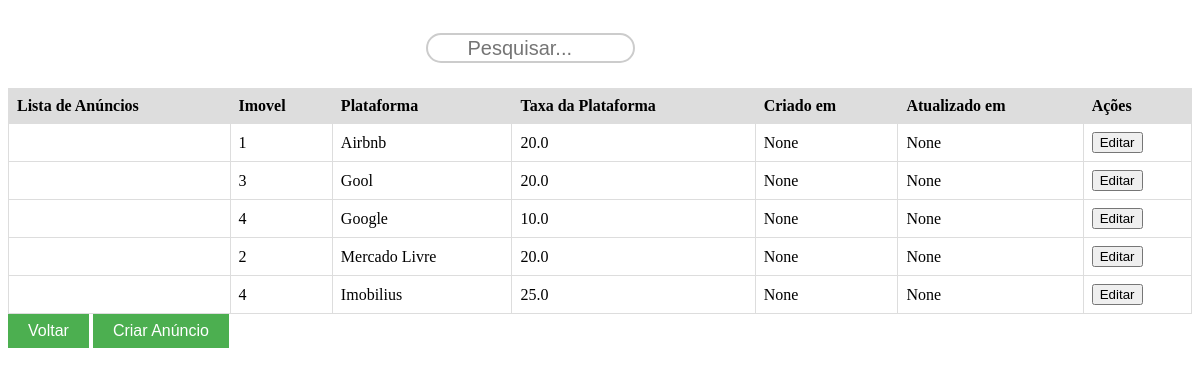
Screenshot of /anuncio/ with the database file from the repository.
### khanto/models.py (models this page shows)
class Anuncio(models.Model):
    imovel = models.ForeignKey(Imovel, on_delete=models.CASCADE, db_constraint=False)
    plataforma = models.CharField(max_length=255)
    taxa_plataforma = models.FloatField()
    data_criacao = models.DateTimeField(auto_now_add=True, null=True)
    data_atualizacao = models.DateTimeField(auto_now=True, null=True)

class Imovel(models.Model):
    codigoImovel = models.BigAutoField(primary_key=True)
    limite_hospedes = models.PositiveIntegerField()
    banheiros = models.PositiveIntegerField(default='1')
    animais = models.BooleanField(default=True)
    valor_limpeza = models.FloatField()
    data_ativacao = models.DateField()
    data_criacao = models.DateTimeField(auto_now_add=True, null=True)
    data_atualizacao = models.DateTimeField(auto_now=True, null=True)

### khanto/views/anuncio_view.py (the view)
# urls.py: path('anuncio/', AnuncioList.as_view(), name='anuncio-list'),
class AnuncioList(generics.ListAPIView):
    queryset = Anuncio.objects.all()
    serializer_class = AnuncioSerializer
    def get(self, request):
        anuncios = Anuncio.objects.all()
        return render(request, 'anuncios/templates/list.html', {'anuncios': anuncios})

### khanto/templates/anuncios/templates/list.html (shortened to what this page needs)
<!DOCTYPE html>
<html>
<head>
</head>
<body>
  <div id="search-bar">
    <form action="#" method="post">
      <input type="text" class="search-box" placeholder="Pesquisar...">
    </form>
  </div>
  <table>
    <tr>
      <th>Lista de Anúncios</th>
      <th>Imovel</th>
      <th>Plataforma</th>
      <th>Taxa da Plataforma</th>
      <th>Criado em</th>
      <th>Atualizado em</th>
      <th>Ações</th>
    </tr>
    {% for anuncio in anuncios %}
      <tr>
        <td></td>
        <td>{{ anuncio.imovel.codigoImovel }}</td>
        <td>{{ anuncio.plataforma }}</td>
        <td>{{ anuncio.taxa_plataforma }}</td>
        <td>{{ anuncio.data_criacao }}</td>
        <td>{{ anuncio.data_atualizacao }}</td>
        <td>
          <form method="post" action="{% url 'anuncio_update' anuncio.pk %}">
            <input type="submit" value="Editar">
          </form>
        </td>
      </tr>
    {% endfor %}
  </table>
  <div>
    <a href="{% url 'home' %}"><button class="btn">Voltar</button></a>
    <a href="{% url 'anuncio_create' %}"><button class="btn">Criar Anúncio</button></a>
  </div>
</body>
</html>

### khanto/templates/anuncios/templates/list.html (style rules this page uses)
table { width: 100%; border-collapse: collapse; }
th, td { border: 1px solid #dddddd; padding: 8px; text-align: left; }
th { background-color: #dddddd; }
.btn { padding: 8px 20px; background-color: #4CAF50; color: white; border: none; cursor: pointer; font-size: 16px; }
#search-bar { width: 100%; height: 10vh; display: flex; align-items: center; justify-content: center; }
.search-box { width: 60%; height: 30px; border-radius: 40px; border: 2px solid #ccc; padding: 0 40px; box-sizing: border-box; font-size: 20px; transition: 0.3s; }

### rows the page displays
Anuncio: imovel.codigoImovel "1", plataforma "Airbnb", taxa_plataforma "20.0", data_criacao "None", data_atualizacao "None"
Anuncio: imovel.codigoImovel "3", plataforma "Gool", taxa_plataforma "20.0", data_criacao "None", data_atualizacao "None"
Anuncio: imovel.codigoImovel "4", plataforma "Google", taxa_plataforma "10.0", data_criacao "None", data_atualizacao "None"
Anuncio: imovel.codigoImovel "2", plataforma "Mercado Livre", taxa_plataforma "20.0", data_criacao "None", data_atualizacao "None"
Anuncio: imovel.codigoImovel "4", plataforma "Imobilius", taxa_plataforma "25.0", data_criacao "None", data_atualizacao "None"
